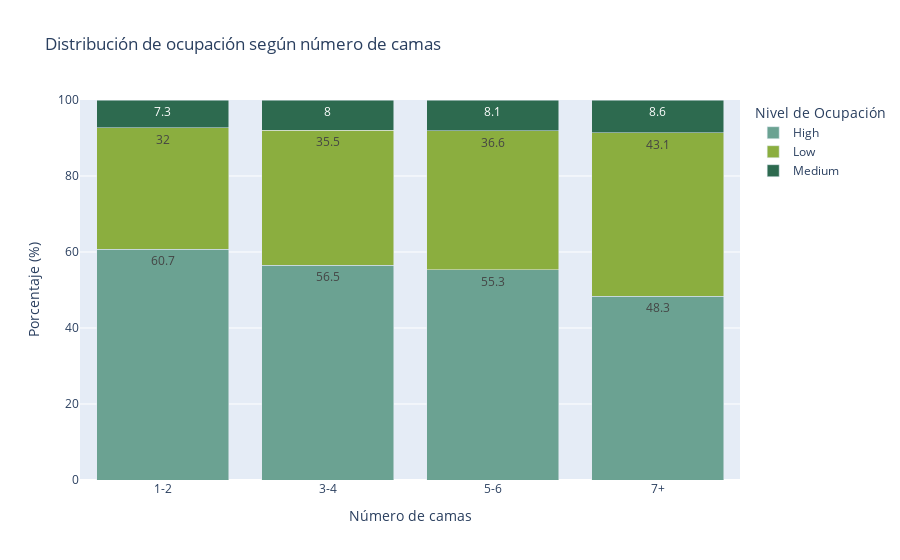
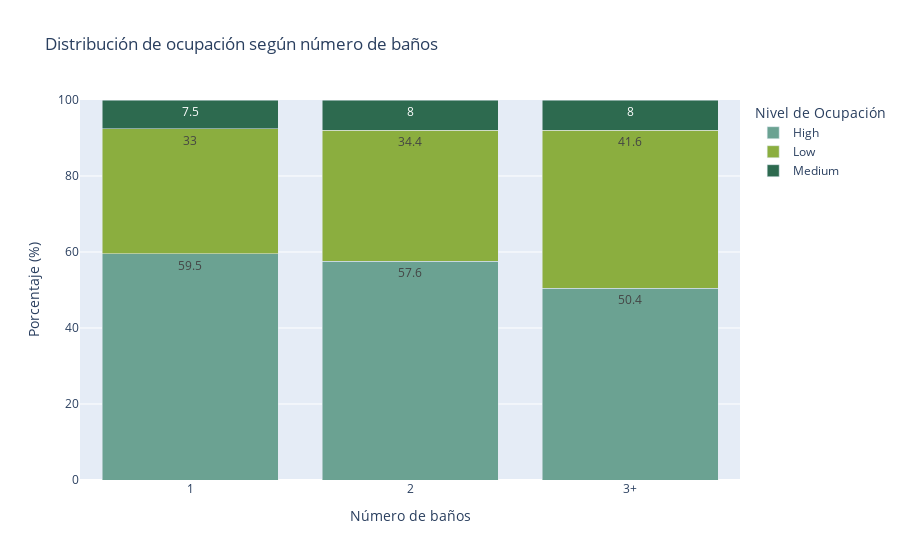

The notebook cell saved with these charts, in order:
### Markdown cell above
Graficamos + Guardamos graficos en HTML + carpeta local

### Code cell
import os
import pandas as pd
import plotly.express as px

# Paleta homogénea para los niveles de ocupación (Low, Medium, High)
paleta_ocupacion = {
    'Low': '#8BAE3F',     # verde claro
    'Medium': '#2D6A4F',  # verde oscuro
    'High': '#6BA292'     # verde intermedio
}

# Categorías personalizadas
df['beds_cat'] = pd.cut(df['beds'], bins=[0, 2, 4, 6, 100], labels=['1-2', '3-4', '5-6', '7+'])
df['bathrooms_cat'] = pd.cut(df['bathrooms'], bins=[0, 1, 2, 10], labels=['1', '2', '3+'])
df['bedrooms_cat'] = pd.cut(df['bedrooms'], bins=[0, 2, 4, 100], labels=['1-2', '3-4', '5+'])

def graficar_stacked(var_cat, titulo, etiqueta_x):
    df_count = df.groupby([var_cat, 'occupancy_level_30']).size().reset_index(name='count')
    df_total = df_count.groupby(var_cat)['count'].transform('sum')
    df_count['percentage'] = (df_count['count'] / df_total * 100).round(1)

    fig = px.bar(
        df_count,
        x=var_cat,
        y='percentage',
        color='occupancy_level_30',
        text='percentage',
        labels={
            var_cat: etiqueta_x,
            'percentage': 'Porcentaje (%)',
            'occupancy_level_30': 'Nivel de Ocupación'
        },
        title=titulo,
        color_discrete_map=paleta_ocupacion
    )

    fig.update_traces(textposition='inside')
    fig.update_layout(barmode='stack', yaxis=dict(range=[0, 100]))

    # Crear carpeta si no existe
    carpeta = r"C:\Users\giuia\ProjecteData\Equip_10\Results\Sprint_3\Graficos HTML OPE"
    os.makedirs(carpeta, exist_ok=True)

    nombre_archivo = os.path.join(carpeta, f"{var_cat}_ocupacion.html")
    fig.write_html(nombre_archivo)

    fig.show()

# Gráficos
graficar_stacked('beds_cat', 'Distribución de ocupación según número de camas', 'Número de camas')
graficar_stacked('bathrooms_cat', 'Distribución de ocupación según número de baños', 'Número de baños')
graficar_stacked('bedrooms_cat', 'Distribución de ocupación según número de dormitorios', 'Número de dormitorios')

### Figure 1 — Plotly figure (JSON) as saved in the notebook; plotly's stock layout.template omitted (floating-point values rounded to 4 significant figures)
{"data": [{"hovertemplate": "Nivel de Ocupación=High<br>Número de camas=%{x}<br>Porcentaje (%)=%{text}<extra></extra>", "legendgroup": "High", "marker": {"color": "#6BA292", "pattern": {"shape": ""}}, "name": "High", "orientation": "v", "showlegend": true, "text": [60.7, 56.5, 55.3, 48.3], "textposition": "inside", "type": "bar", "x": ["1-2", "3-4", "5-6", "7+"], "xaxis": "x", "y": [60.7, 56.5, 55.3, 48.3], "yaxis": "y"}, {"hovertemplate": "Nivel de Ocupación=Low<br>Número de camas=%{x}<br>Porcentaje (%)=%{text}<extra></extra>", "legendgroup": "Low", "marker": {"color": "#8BAE3F", "pattern": {"shape": ""}}, "name": "Low", "orientation": "v", "showlegend": true, "text": [32.0, 35.5, 36.6, 43.1], "textposition": "inside", "type": "bar", "x": ["1-2", "3-4", "5-6", "7+"], "xaxis": "x", "y": [32.0, 35.5, 36.6, 43.1], "yaxis": "y"}, {"hovertemplate": "Nivel de Ocupación=Medium<br>Número de camas=%{x}<br>Porcentaje (%)=%{text}<extra></extra>", "legendgroup": "Medium", "marker": {"color": "#2D6A4F", "pattern": {"shape": ""}}, "name": "Medium", "orientation": "v", "showlegend": true, "text": [7.3, 8.0, 8.1, 8.6], "textposition": "inside", "type": "bar", "x": ["1-2", "3-4", "5-6", "7+"], "xaxis": "x", "y": [7.3, 8.0, 8.1, 8.6], "yaxis": "y"}], "layout": {"barmode": "stack", "legend": {"title": {"text": "Nivel de Ocupación"}, "tracegroupgap": 0}, "title": {"text": "Distribución de ocupación según número de camas"}, "xaxis": {"anchor": "y", "domain": [0, 1], "title": {"text": "Número de camas"}}, "yaxis": {"anchor": "x", "domain": [0, 1], "range": [0, 100], "title": {"text": "Porcentaje (%)"}}}}

### Figure 2 — Plotly figure (JSON) as saved in the notebook; plotly's stock layout.template omitted (floating-point values rounded to 4 significant figures)
{"data": [{"hovertemplate": "Nivel de Ocupación=High<br>Número de baños=%{x}<br>Porcentaje (%)=%{text}<extra></extra>", "legendgroup": "High", "marker": {"color": "#6BA292", "pattern": {"shape": ""}}, "name": "High", "orientation": "v", "showlegend": true, "text": [59.5, 57.6, 50.4], "textposition": "inside", "type": "bar", "x": ["1", "2", "3+"], "xaxis": "x", "y": [59.5, 57.6, 50.4], "yaxis": "y"}, {"hovertemplate": "Nivel de Ocupación=Low<br>Número de baños=%{x}<br>Porcentaje (%)=%{text}<extra></extra>", "legendgroup": "Low", "marker": {"color": "#8BAE3F", "pattern": {"shape": ""}}, "name": "Low", "orientation": "v", "showlegend": true, "text": [33.0, 34.4, 41.6], "textposition": "inside", "type": "bar", "x": ["1", "2", "3+"], "xaxis": "x", "y": [33.0, 34.4, 41.6], "yaxis": "y"}, {"hovertemplate": "Nivel de Ocupación=Medium<br>Número de baños=%{x}<br>Porcentaje (%)=%{text}<extra></extra>", "legendgroup": "Medium", "marker": {"color": "#2D6A4F", "pattern": {"shape": ""}}, "name": "Medium", "orientation": "v", "showlegend": true, "text": [7.5, 8.0, 8.0], "textposition": "inside", "type": "bar", "x": ["1", "2", "3+"], "xaxis": "x", "y": [7.5, 8.0, 8.0], "yaxis": "y"}], "layout": {"barmode": "stack", "legend": {"title": {"text": "Nivel de Ocupación"}, "tracegroupgap": 0}, "title": {"text": "Distribución de ocupación según número de baños"}, "xaxis": {"anchor": "y", "domain": [0, 1], "title": {"text": "Número de baños"}}, "yaxis": {"anchor": "x", "domain": [0, 1], "range": [0, 100], "title": {"text": "Porcentaje (%)"}}}}
